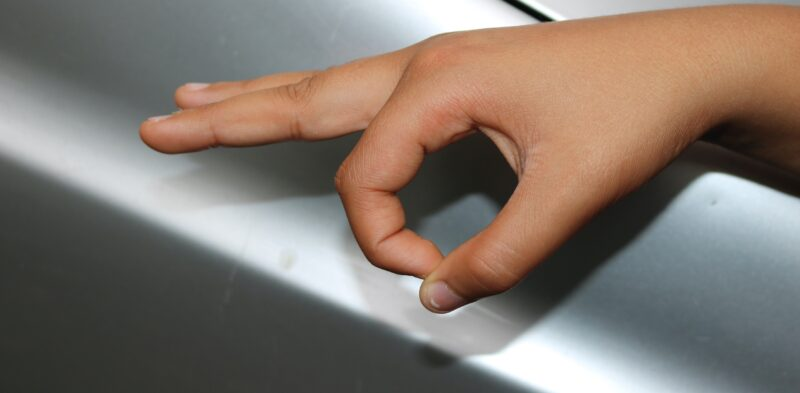
#> input picture template_tesi/images/Capitolo1/immagine.jpg, 800 x 393 px
$ python generate_shadow_images.py --input-dir ../../template_tesi/images/Capitolo1 --output-dir out
#> lines starting #> are read from the running program, lines starting #| are printed output that depends on the picture
"""
Genera varianti con ombre fittizie per testare la robustezza di PatchCore.

Tipi di ombra disponibili:
  - ellittica   : ellisse scura con bordi sfumati, simula ombra proiettata da
                  un oggetto (es. carrello, persona) sul pavimento/parete.
  - direzionale : gradiente scuro da un lato dell'immagine, simula luce
                  parzialmente bloccata (finestra laterale, lampada a parete).
  - striscia    : banda scura orizzontale/verticale con bordi sfumati, simula
                  l'ombra di una trave del soffitto, uno scaffale a muro, un
                  traverso architettonico - comune in corridoi industriali.
  - random      : applica k ombre casuali dal pool {ellittica, direzionale,
                  striscia}, con k ∈ [--shadows-min, --shadows-max] (default).
  - combined    : direzionale + ellittica in sequenza (backward compat).

Uso tipico:
  # Genera + inserisci nel DB (consigliato)
  python pipeline1/src/generate_shadow_images.py \\
    --input-dir  Dataset/non_ostruite/porte \\
    --output-dir Dataset/shadow_test/normali \\
    --n-variants 3 --shadow-type random \\
    --shadows-min 1 --shadows-max 3 \\
    --db Aggregated_dataset_db/occlusion.db \\
    --dataset-root Dataset

  # Solo genera immagini, senza DB
  python pipeline1/src/generate_shadow_images.py \\
    --input-dir Dataset/non_ostruite/porte \\
    --output-dir Dataset/shadow_test/normali
"""

import argparse
import sqlite3
import sys
from pathlib import Path

import cv2
import numpy as np
from PIL import Image


# ── Generatori di ombre ───────────────────────────────────────────────────────

# [70 lines left out: functions add_elliptical_shadow, add_directional_shadow, not called in this run]


def add_stripe_shadow(
    img_pil: Image.Image,
    rng: np.random.Generator,
    intensity_range: tuple[float, float] = (0.25, 0.55),
    width_range:     tuple[float, float] = (0.05, 0.20),
    blur_sigma_range: tuple[float, float] = (8.0, 22.0),
    orientation: str = "random",
    position: float | None = None,
) -> Image.Image:
    """
    Aggiunge una striscia scura orizzontale o verticale con bordi sfumati.
    orientation: 'horizontal' | 'vertical' | 'random'
    position: posizione relativa del centro [0.0-1.0]; None = casuale
    """
    arr       = np.array(img_pil).astype(np.float32)
    h, w      = arr.shape[:2]
    intensity = rng.uniform(*intensity_range)
    if orientation == "horizontal":
        horizontal = True
    elif orientation == "vertical":
        horizontal = False
    else:
        horizontal = bool(rng.integers(0, 2))

    mask = np.zeros((h, w), dtype=np.float32)
    if horizontal:
        band_half = max(2, int(h * rng.uniform(*width_range) / 2))
        center    = int(position * h) if position is not None else int(rng.integers(band_half, h - band_half))
        center    = int(np.clip(center, band_half, h - band_half))
        mask[max(0, center - band_half):min(h, center + band_half), :] = 1.0
    else:
        band_half = max(2, int(w * rng.uniform(*width_range) / 2))
        center    = int(position * w) if position is not None else int(rng.integers(band_half, w - band_half))
        center    = int(np.clip(center, band_half, w - band_half))
        mask[:, max(0, center - band_half):min(w, center + band_half)] = 1.0

    sigma     = rng.uniform(*blur_sigma_range)
    mask_soft = cv2.GaussianBlur(mask, (0, 0), sigmaX=float(sigma))

    factor = 1.0 - intensity * mask_soft[:, :, np.newaxis]
    arr    = np.clip(arr * factor, 0, 255).astype(np.uint8)
    return Image.fromarray(arr)


# [5 lines left out: function add_combined_shadow, not called in this run]


# Pool atomico usato dalla modalità random (ombre)
_SHADOW_POOL = [add_elliptical_shadow, add_directional_shadow, add_stripe_shadow]

_SHADOW_FN = {
    "elliptical":  add_elliptical_shadow,
    "directional": add_directional_shadow,
    "stripe":      add_stripe_shadow,
    "combined":    add_combined_shadow,
    "random":      None,   # gestito esplicitamente in generate_shadow_variants
}


# ── Generatori di luce ────────────────────────────────────────────────────────

# [158 lines left out: functions add_elliptical_light, add_directional_light, add_stripe_light, not called in this run]


# Pool atomico usato dalla modalità random (luci)
_LIGHT_POOL = [add_elliptical_light, add_directional_light, add_stripe_light]

_LIGHT_FN = {
    "light_elliptical":  add_elliptical_light,
    "light_directional": add_directional_light,
    "light_stripe":      add_stripe_light,
    "light_random":      None,   # gestito esplicitamente in generate_shadow_variants
}


# ── DB loading ────────────────────────────────────────────────────────────────

def _normalize_relpath(path: Path, root: Path) -> str:
    return path.relative_to(root).as_posix()


# [74 lines left out: function load_shadow_frames_to_db, not called in this run]


# ── Generazione immagini ──────────────────────────────────────────────────────

_ALL_FN: dict = {**_SHADOW_FN, **_LIGHT_FN}


def generate_shadow_variants(
    input_dir: str,
    output_dir: str,
    n_variants: int = 1,
    shadow_type: str = "random",
    n_shadows_min: int = 1,
    n_shadows_max: int = 3,
    seed: int = 42,
    intensity_min: float | None = None,
    intensity_max: float | None = None,
    stripe_orientation: str = "random",
    stripe_position: float | None = None,
    db_path: str | None = None,
    dataset_root: str | None = None,
    extensions: tuple[str, ...] = (".jpg", ".jpeg", ".png"),
) -> None:
#> called with input_dir = '../../template_tesi/images/Capitolo1', output_dir = 'out', n_variants = 1, shadow_type = 'random', n_shadows_min = 1, n_shadows_max = 3, seed = 42, stripe_orientation = 'random'
    in_path  = Path(input_dir)
    out_path = Path(output_dir)
    out_path.mkdir(parents=True, exist_ok=True)

    is_light = shadow_type.startswith("light_")
    pool     = _LIGHT_POOL if is_light else _SHADOW_POOL
    db_source = "light" if is_light else "shadow"
    suffix_tag = "light" if is_light else "shadow"

    if shadow_type not in _ALL_FN:
        print(f"ERRORE: tipo '{shadow_type}' non valido. Scegli fra: {list(_ALL_FN)}")
        sys.exit(1)

    if n_shadows_min < 1 or n_shadows_max < n_shadows_min:
        print("ERRORE: --shadows-min deve essere >= 1 e <= --shadows-max")
        sys.exit(1)

    disturbance_fn = _ALL_FN[shadow_type]   # None per random/light_random

    intensity_override: tuple[float, float] | None = None
    if intensity_min is not None or intensity_max is not None:
        lo = intensity_min if intensity_min is not None else 0.20
        hi = intensity_max if intensity_max is not None else 0.80
        intensity_override = (lo, hi)

    img_paths = sorted(p for p in in_path.iterdir() if p.suffix.lower() in extensions)
    if not img_paths:
        print(f"ERRORE: nessuna immagine trovata in {in_path}")
        sys.exit(1)

    load_db = db_path is not None and dataset_root is not None

    random_types = ("random", "light_random")
    type_desc = (
        f"{shadow_type} [{n_shadows_min}–{n_shadows_max}] da pool "
        f"{{{', '.join(f.__name__ for f in pool)}}}"
        if shadow_type in random_types
        else shadow_type
    )
    print(f"\n{'='*60}")
    print(f"GENERATE {'LIGHT' if is_light else 'SHADOW'} IMAGES")
    print(f"  Input    : {in_path}  ({len(img_paths)} immagini)")
    print(f"  Output   : {out_path}")
    print(f"  Tipo     : {type_desc}")
    print(f"  Varianti : {n_variants}")
    print(f"  Seed     : {seed}")
    print(f"  DB       : {db_path or 'non usato'}  (source='{db_source}')")
    if intensity_override:
        print(f"  Intensity: {intensity_override[0]:.2f}–{intensity_override[1]:.2f}  (override)")
    print(f"{'='*60}\n")

    rng   = np.random.default_rng(seed)
    pairs: list[tuple[Path, Path]] = []   # (out_path, orig_path)

    for img_path in img_paths:
        img_pil = Image.open(img_path).convert("RGB")
#> img_pil is the input picture: PIL image 800x393 RGB; mean R, G, B 129.8, 118.4, 109.5
        for k in range(n_variants):
            out_name = f"{img_path.stem}_{suffix_tag}{k:02d}{img_path.suffix}"
            out_file = out_path / out_name

            def _call(fn, img):
                kwargs = {}
                if intensity_override:
                    kwargs["intensity_range"] = intensity_override
                if fn in (add_stripe_shadow, add_stripe_light):
                    if stripe_orientation != "random":
                        kwargs["orientation"] = stripe_orientation
                    if stripe_position is not None:
                        kwargs["position"] = stripe_position
                return fn(img, rng, **kwargs)

            if shadow_type in random_types:
                n_d = int(rng.integers(n_shadows_min, n_shadows_max + 1))
                out_img = img_pil
                for _ in range(n_d):
                    fn = pool[int(rng.integers(0, len(pool)))]
                    out_img = _call(fn, out_img)
            else:
                out_img = _call(disturbance_fn, img_pil)

            out_img.save(out_file)
            pairs.append((out_file, img_path))
#> this loop made 1 pass
#> pass 1, in add_stripe_shadow, `arr    = np.clip(arr * factor, 0, 255).astype(np.uint8)`:
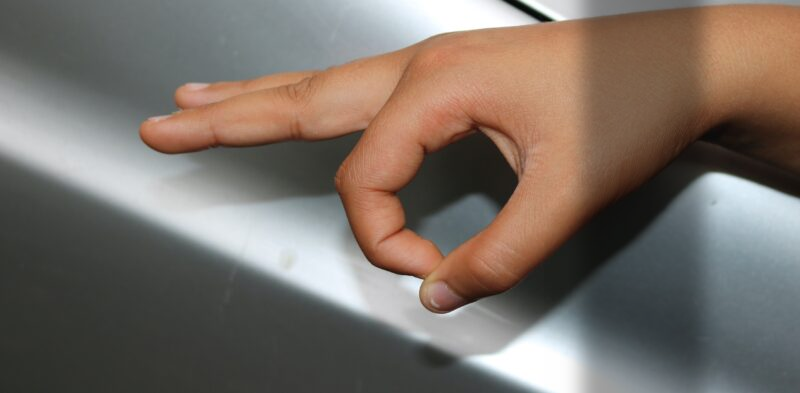
#> arr: shape (393, 800, 3); mean R, G, B 121.5, 110.9, 102.7
#> after the loop, pairs = 1 item
        print(f"  {img_path.name}  →  {n_variants} varianti")

    total = len(pairs)
#> total = 1
    print(f"\nGenerati {total} file in {out_path}/")
#| Generati 1 file in out/

    if load_db:
        ds_root = Path(dataset_root)
        print(f"\nInserimento nel DB: {db_path} ...")
        inserted, skipped = load_shadow_frames_to_db(
            pairs, ds_root, Path(db_path), source=db_source
        )
        print(f"  Inseriti : {inserted}")
        if skipped:
            print(f"  Saltati  : {skipped}  (originale non trovato nel DB)")


# ── CLI ───────────────────────────────────────────────────────────────────────

def main() -> None:
    parser = argparse.ArgumentParser(
        description="Genera immagini con ombre fittizie per test di robustezza PatchCore"
    )
    parser.add_argument("--input-dir",    required=True,
                        help="Directory sorgente con immagini .jpg/.png")
    parser.add_argument("--output-dir",   required=True,
                        help="Directory destinazione per le varianti con ombra")
    parser.add_argument("--n-variants",   type=int, default=1,
                        help="Numero di varianti per immagine (default: 1)")
    parser.add_argument("--shadow-type",  default="random",
                        choices=list(_ALL_FN),
                        help="Tipo: elliptical|directional|stripe|random|combined "
                             "(ombre) oppure light_elliptical|light_directional|"
                             "light_stripe|light_random (luci). Default: random")
    parser.add_argument("--shadows-min",  type=int, default=1,
                        help="Numero minimo di ombre per variante, solo con --shadow-type random "
                             "(default: 1)")
    parser.add_argument("--shadows-max",  type=int, default=3,
                        help="Numero massimo di ombre per variante, solo con --shadow-type random "
                             "(default: 3)")
    parser.add_argument("--seed",          type=int, default=42,
                        help="Seme RNG (default: 42)")
    parser.add_argument("--intensity-min", type=float, default=None,
                        help="Intensita' minima ombra [0.0-1.0] (override; default: valore del tipo)")
    parser.add_argument("--intensity-max", type=float, default=None,
                        help="Intensita' massima ombra [0.0-1.0] (override; default: valore del tipo)")
    parser.add_argument("--stripe-orientation", default="random",
                        choices=["horizontal", "vertical", "diagonal", "random"],
                        help="Orientamento striscia per stripe/light_stripe (default: random); "
                             "'diagonal' solo per light_stripe")
    parser.add_argument("--stripe-position", type=float, default=None,
                        help="Posizione centro striscia [0.0-1.0] (es. 0.5 = centro; default: casuale)")
    parser.add_argument("--db",           default=None,
                        help="Path al DB SQLite (necessario per --load-db)")
    parser.add_argument("--dataset-root", default=None,
                        help="Root della cartella Dataset (necessario per --load-db)")
    args = parser.parse_args()

    if (args.db is None) != (args.dataset_root is None):
        parser.error("--db e --dataset-root devono essere forniti insieme oppure nessuno dei due.")

    generate_shadow_variants(
        input_dir=args.input_dir,
        output_dir=args.output_dir,
        n_variants=args.n_variants,
        shadow_type=args.shadow_type,
        n_shadows_min=args.shadows_min,
        n_shadows_max=args.shadows_max,
        seed=args.seed,
        intensity_min=args.intensity_min,
        intensity_max=args.intensity_max,
        stripe_orientation=args.stripe_orientation,
        stripe_position=args.stripe_position,
        db_path=args.db,
        dataset_root=args.dataset_root,
    )


if __name__ == "__main__":
    main()
